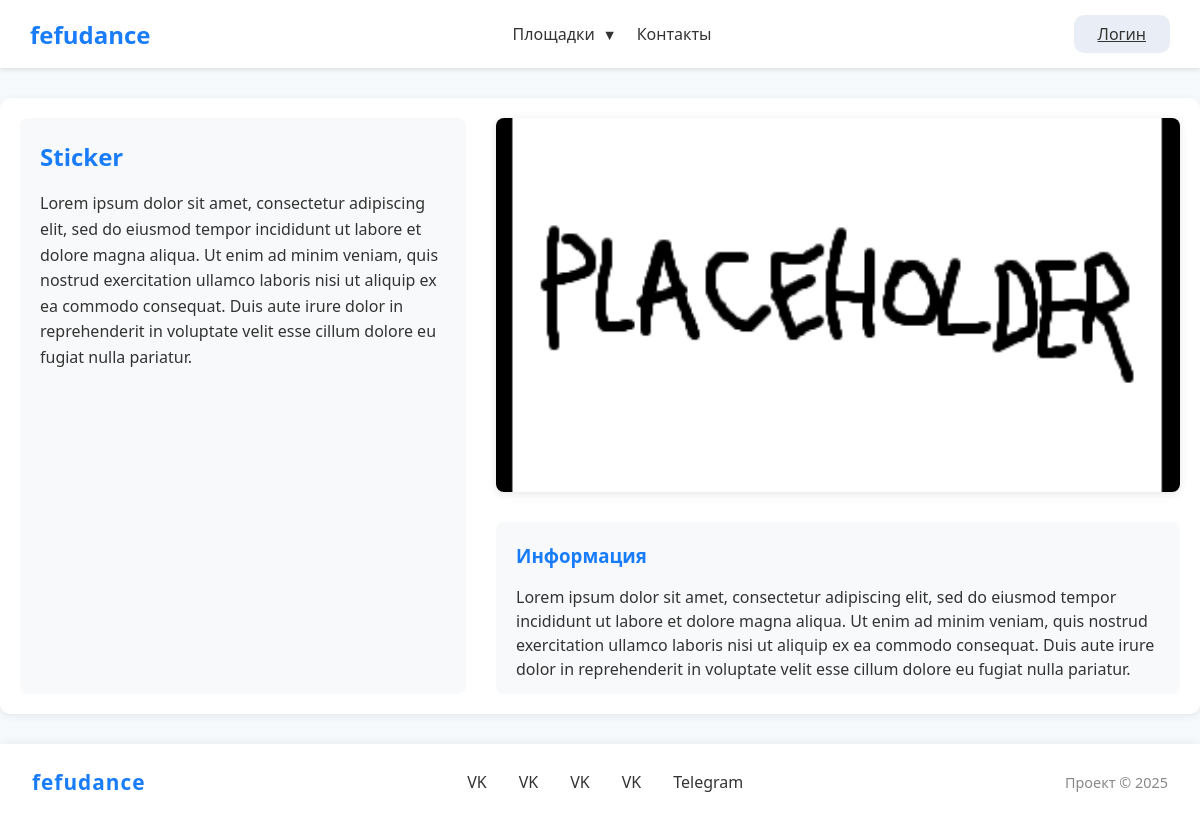
Page /sticker on the committed database.
### tables this page shows
CREATE TABLE Venue (
    id INTEGER PRIMARY KEY AUTOINCREMENT,
    name TEXT NOT NULL,
    description TEXT NOT NULL,
    likes INTEGER DEFAULT 0,
    template_name TEXT NOT NULL
, info TEXT);

CREATE TABLE Photo (
    id INTEGER PRIMARY KEY AUTOINCREMENT,
    path TEXT NOT NULL,
    name TEXT,
    venue_id INTEGER,
    FOREIGN KEY (venue_id) REFERENCES Venue (id)
);

### app.py (the view)
@app.route("/sticker")
def sticker():
    venue = get_venue_by_template('sticker.html')
    return render_template("sticker.html", venue=venue)

### app.py (called while the page is built)
def get_venue_by_template(template_name):
    connection = connect('db/dushess.db')
    cursor = connection.cursor()
    cursor.execute('''
        SELECT Venue.name, Venue.description, Venue.info, Photo.path
        FROM Venue
        LEFT JOIN Photo ON Venue.id = Photo.venue_id
        WHERE Venue.template_name = ?
    ''', (template_name,))
    row = cursor.fetchone()
    connection.close()
    if row:
        return {'name': row[0], 'description': row[1], 'info': row[2], 'image': row[3]}
    return None

@app.context_processor
def inject_globals():
    return {
        'CLIENT_ID': CLIENT_ID,
        'auth_status': session.get('authenticated', False),
        'user_data': session.get('user_data', None),
        'auth_success': session.get('auth_success', False)
    }

### templates/sticker.html (shortened to what this page needs)
{% extends "base_venue.html" %}
{% block content %}
<div class="venue-page">
    <div class="venue-textblock">
        <h2>{{ venue.name }}</h2>
        <p>{{ venue.description }}</p>
    </div>
    <div class="venue-photoblock">
        <img src="{{ venue.image }}" alt="{{ venue.name }}" class="venue-img-clickable">
    </div>
    <div class="venue-textblock-under">
        <h3>Информация</h3>
        <p>{{ venue.info }}</p>
    </div>
</div>
{% endblock %}

### static/css/style.css (style rules this page uses)
* { margin: 0; padding: 0; box-sizing: border-box; font-family: 'Segoe UI', Tahoma, Geneva, Verdana, sans-serif; }
html, body { height: 100%; min-height: 100%; }
html { overflow-y: scroll; }
body { display: flex; flex-direction: column; min-height: 100vh; background-color: rgb(246, 250, 252); color: #333; }
.venue-page { display: grid; grid-template-columns: repeat(5, 1fr); grid-template-rows: repeat(6, 1fr); grid-column-gap: 30px; grid-row-gap: 30px; margin: 30px auto; padding: 20px; background-color: #ffffff; border-radius: 10px; box-shadow: 0 2px 10px rgba(0,0,0,0.08); max-width: 1400px; height: 77vh; }
.venue-textblock { grid-area: 1 / 1 / 7 / 3; padding: 20px; background-color: #f8f9fa; border-radius: 8px; line-height: 1.6; }
.venue-photoblock { grid-area: 1 / 3 / 5 / 6; overflow: hidden; border-radius: 8px; box-shadow: 0 2px 8px rgba(0,0,0,0.1); }
.venue-photoblock img { width: 100%; height: 100%; object-fit: cover; display: block; }
.venue-textblock-under { grid-area: 5 / 3 / 7 / 6; padding: 20px; background-color: #f8f9fa; border-radius: 8px; line-height: 1.5; }
.venue-textblock h2, .venue-textblock-under h3 { color: #197cfa; margin-bottom: 15px; }
.venue-textblock p, .venue-textblock-under p { color: #333; margin-bottom: 10px; }

### rows in the picture
Venue: name "Sticker", description "Lorem ipsum dolor sit amet, consectetur adipiscing elit, sed do eiusmod tempor incididunt ut labore et dolore magna aliqua. Ut enim ad minim veniam, quis nostrud exercitation ullamco laboris nisi ut aliquip ex ea commodo consequat. Duis aute irure dolor in reprehenderit in voluptate velit esse cillum dolore eu fugiat nulla pariatur.", info "Lorem ipsum dolor sit amet, consectetur adipiscing elit, sed do eiusmod tempor incididunt ut labore et dolore magna aliqua. Ut enim ad minim veniam, quis nostrud exercitation ullamco laboris nisi ut aliquip ex ea commodo consequat. Duis aute irure dolor in reprehenderit in voluptate velit esse cillum dolore eu fugiat nulla pariatur."
Photo: image (picture)
